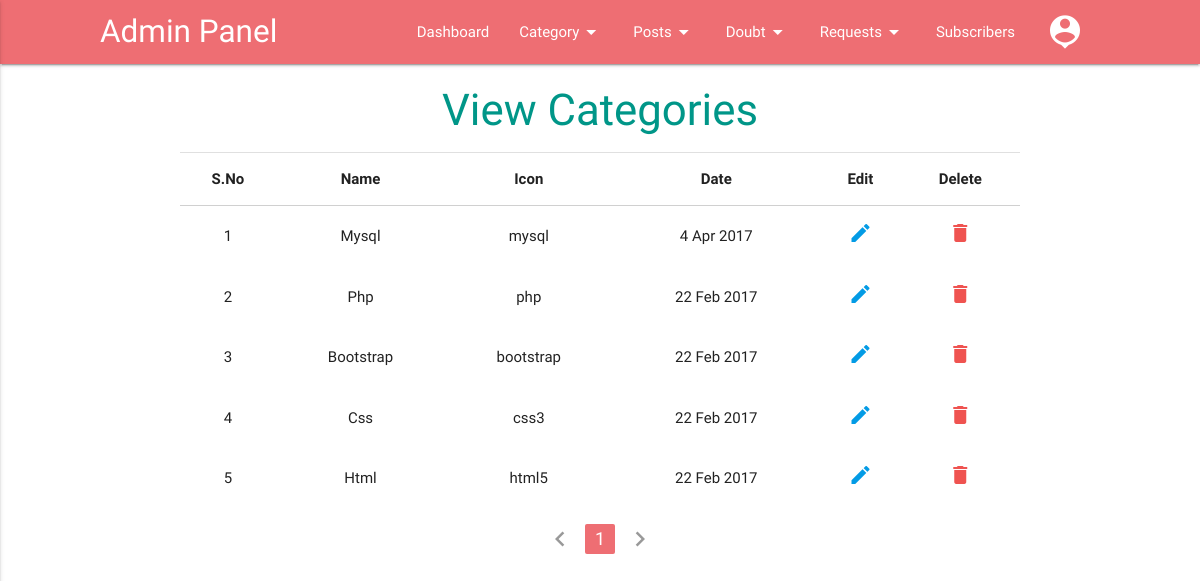
Screenshot of /admin/view_cat.php (signed in) with the database file from the repository.
### tables this page shows
CREATE TABLE `category` (
  `id` int(11) NOT NULL,
  `name` varchar(100) NOT NULL,
  `icon` varchar(100) DEFAULT NULL,
  `sub` int(3) DEFAULT NULL,
  `date_created` timestamp NOT NULL DEFAULT CURRENT_TIMESTAMP
);

### admin/view_cat.php (the view, shortened to what this page needs)
<?php include "inc/header.php"; ?>
<?php
$per_page =5;
if(isset($_GET['page'])){
	$page = $_GET['page'];
}else{
	$page=1;
}
$start = ($page-1)*$per_page;
$pagination_query = mysqli_query($con,"SELECT id FROM category WHERE sub ='0'");
$total = mysqli_num_rows($pagination_query);
$total_pages = ceil($total/$per_page);
?>
<main class="container">
<h3 class="center teal-text darken-4">View Categories</h3><div class="divider"></div>
<table class="highlight centered">
        <thead>
          <tr>
              <th>S.No</th>
              <th>Name</th>
              <th class='hide-on-small-only'>Icon</th>
              <th class='hide-on-small-only'>Date</th>
              <th>Edit</th>
              <th>Delete</th>
          </tr>
        </thead>
        <tbody>
		<?php
		$fetch_cat = mysqli_query($con,"SELECT * FROM category WHERE sub='0' ORDER BY id DESC LIMIT $start,$per_page");
		$i = ($page*5)-5;
		while($row = mysqli_fetch_array($fetch_cat)){
		$id = $row['id'];
		$name = ucfirst($row['name']);
		$icon = $row['icon'];
		$date = $row['date_created'];
		$timestamp = strtotime($date);
        $date =  date("j M Y", $timestamp);
	    $i++;
		echo "
            <td>$i</td>
            <td>$name</td>
            <td class='hide-on-small-only'>$icon</td>
            <td class='hide-on-small-only'>$date</td>
            <td><a href='edit_cat.php?edit=$id' class=''><i class='material-icons'>mode_edit</i></a></td>
			<td><a onclick='return confirm(\"Are you sure you want to delete the category?\");' href='view_cat.php?del_id=$id' class='red-text text-lighten-1'><i class='material-icons'>delete</i></a></td>
          </tr>
		";
		}
	  ?>
        </tbody>
      </table>
	 <div id="pagination" class="center">
	  <ul class="pagination">
	 <?php
         if($page < 2){
			 echo "<li class='disabled'><a href='javascript:void(0)'><i class='material-icons'>chevron_left</i></a></li>";
		 }else{
			 $back = $page-1;
			 echo "<li class='waves-effect'><a href='view_cat.php?page=$back'><i class='material-icons'>chevron_left</i></a></li>";
		 }
		 for($i = 1;$i<=$total_pages;$i++){
			 if($i == $page){
				 echo "<li class='active'><a href='javascript:void(0)'>$i</a></li>";
			 }else{
			 echo "<li class='waves-effect'><a href='view_cat.php?page=$i'>$i</a></li>";
			 }
		 }
		   if($page == $total_pages){
			 echo "<li class='disabled'><a href='javascript:void(0)'><i class='material-icons'>chevron_right</i></a></li>";
		 }else{
			 $next = $page+1;
			 echo "<li class='waves-effect'><a href='view_cat.php?page=$next'><i class='material-icons'>chevron_right</i></a></li>";
		 }
    ?>
	</ul>
	</div>
</main>
<?php include "inc/footer.php"; ?>

### rows the page displays
category: name "Mysql", icon "mysql", date_created "4 Apr 2017"
category: name "Php", icon "php", date_created "22 Feb 2017"
category: name "Bootstrap", icon "bootstrap", date_created "22 Feb 2017"
category: name "Css", icon "css3", date_created "22 Feb 2017"
category: name "Html", icon "html5", date_created "22 Feb 2017"
